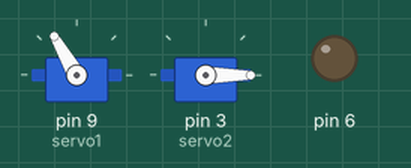
Recording of a sketch running on a simulated Arduino Uno, built with avr-gcc and run on an emulated ATmega328P. Parts: 2 × servo, output pins drawn as LEDs (lit = HIGH).

Above: at 3.25 s.
At 7.2 s:
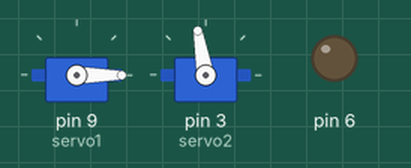
Timing chart, 0 to 7.8 s (numbered marks = the images above):
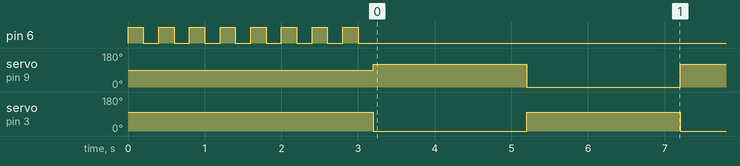

Measured:
- by itself, servo on pin 9 (servo1): alternates 120° for 2.0 s and 0° for 2.0 s
- by itself, servo on pin 3 (servo2): alternates 100° for 2.0 s and 0° for 2.0 s

The sketch:

robotsimple.ino
```cpp
#include<Servo.h>
Servo servo1;
Servo servo2;


void setup() {
  // put your setup code here, to run once:
  servo1.attach(9);
  servo2.attach(3);
  pinMode(6,OUTPUT);
servo2.write(100);
  for(int a=1;a<=8;a++)
  {
   digitalWrite(6,HIGH);
  delay(200);
   digitalWrite(6,LOW);
  delay(200);
  }


}

void loop() {


servo1.write(120);

servo2.write(0);
delay(2000);
  servo1.write(0);
servo2.write(100);
delay(2000);


}
```
